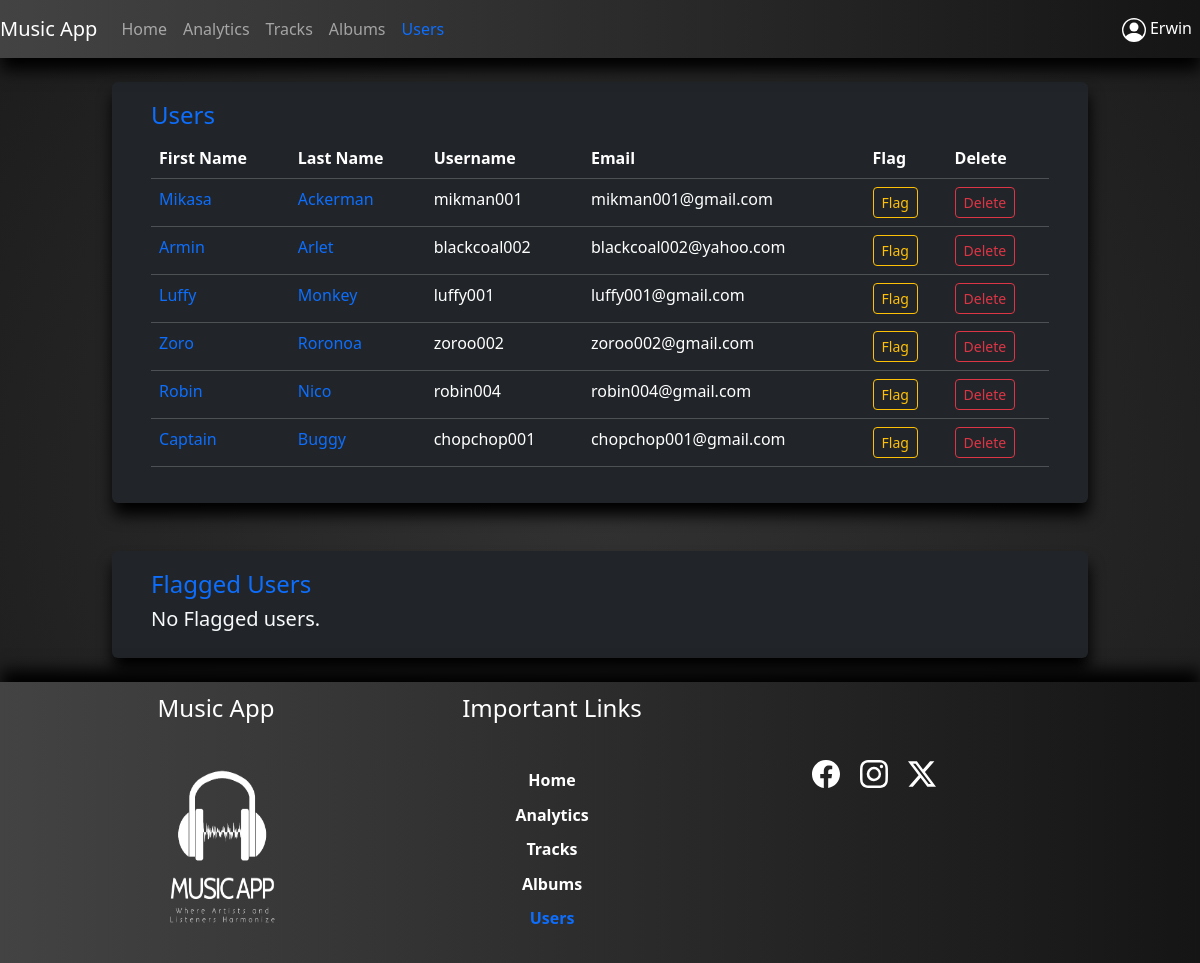
The page /allUsers (signed in) on the database as committed earlier.
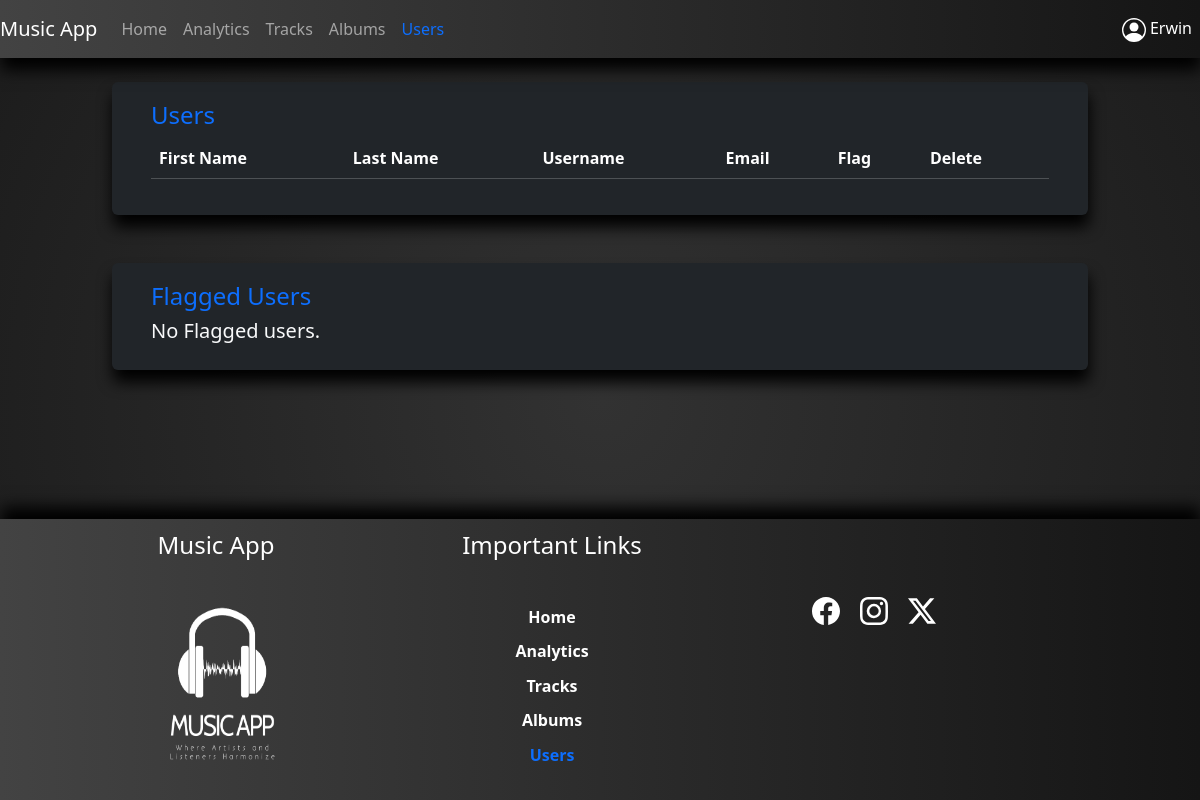
The same page on the database as committed later.
### app/models.py (models this page shows, shortened)
class Users(UserMixin, db.Model):
    id = db.Column(db.Integer(), autoincrement=True, primary_key=True)
    u_userType = db.Column(db.String(50), nullable=False)
    u_status = db.Column(db.String(50), nullable=False)
    u_flag = db.Column(db.Integer(), nullable=False)
    u_fName = db.Column(db.String(100), nullable=False)
    u_lName = db.Column(db.String(100))
    u_gender = db.Column(db.String(50), nullable=False)
    u_username = db.Column(db.String(100), nullable=False, unique=True)
    u_email = db.Column(db.String(200), nullable=False)
    u_password = db.Column(db.String(1000), nullable=False)
    albums = db.relationship('Albums', backref='users')
    songs = db.relationship('Songs', backref='users')
    playlists = db.relationship('Playlists', backref='users')

### app/views.py (the view)
@app.route('/allUsers', methods=['GET','POST'])
@login_required
def allUsers():
    users=Users.query.filter(and_(Users.u_userType.like("%Creator%"),Users.u_flag==Flagged[0])).all()
    flaggedUsers=Users.query.filter(and_(Users.u_userType.like("%Creator%"),Users.u_flag==Flagged[1])).all()
    if request.method=='GET':
        return render_template('/admin/allUsers.html', aU="active text-primary", uList=users, uFList=flaggedUsers)

### app/views.py (called while the page is built)
@login_manager.user_loader
def load_user(user_id):
    return Users.query.get(user_id)

### app/templates/admin/allUsers.html (shortened to what this page needs)
{% extends 'layouts/base.html' %}
{% block content %}
<div class="container-fluid">
    <div class="row">
        <div class="col-md-10 offset-md-1 col-lg-10 offset-lg-1 col-sm-10 offset-sm-1">
            <div class="myExploreCont rounded bg-dark mt-4 mb-4">
                <h4 class="text-captialized text-primary">Users</h4>
                <table class="table table-dark table-hover rounded table-responsive{-sm|-md|-lg}">
                    <thead>
                        <tr>
                            <th scope="col">First Name</th>
                            <th scope="col">Last Name</th>
                            <th scope="col">Username</th>
                            <th scope="col">Email</th>
                            <th scope="col">Flag</th>
                            <th scope="col">Delete</th>
                        </tr>
                    </thead>
                    <tbody>
                        {% for u in uList %}
                        <tr>
                            <td class="text-primary">{{u['u_fName']}}</td>
                            <td class="text-primary">{{u['u_lName']}}</td>
                            <td>{{u['u_username']}}</td>
                            <td>{{u['u_email']}}</td>
                            <td>
                                <a href="{{url_for('flagUser', uid=u['id'])}}" style="text-decoration: none;">
                                    <button class="btn btn-outline-warning btn-sm">Flag</button>
                                </a>
                            </td>
                            <td>
                                <a href="{{url_for('deleteUser', uid=u['id'])}}">
                                    <button class="btn btn-outline-danger btn-sm">Delete</button>
                                </a>
                            </td>
                        </tr>
                        {% endfor %}
                    </tbody>
                </table>
            </div>
        </div>
    </div>
    <div class="row">
        <div class="col-md-10 offset-md-1 col-lg-10 offset-lg-1 col-sm-10 offset-sm-1">
            <div class="myExploreCont rounded bg-dark mt-4 mb-4">
                <h4 class="text-captialized text-primary">Flagged Users</h4>
                {% if uFList|length == 0 %}
                <h5 class="text-light">No Flagged users.</h5>
                {% endif %}
            </div>
        </div>
    </div>
</div>
{% endblock %}

Rows that differ between the two databases and show on the page:
removed Users: u_fName "Mikasa", u_lName "Ackerman", u_username "mikman001", u_email "mikman001@gmail.com"
removed Users: u_fName "Armin", u_lName "Arlet", u_username "blackcoal002", u_email "blackcoal002@yahoo.com"
removed Users: u_fName "Luffy", u_lName "Monkey", u_username "luffy001", u_email "luffy001@gmail.com"
removed Users: u_fName "Zoro", u_lName "Roronoa", u_username "zoroo002", u_email "zoroo002@gmail.com"
removed Users: u_fName "Robin", u_lName "Nico", u_username "robin004", u_email "robin004@gmail.com"
removed Users: u_fName "Captain", u_lName "Buggy", u_username "chopchop001", u_email "chopchop001@gmail.com"
